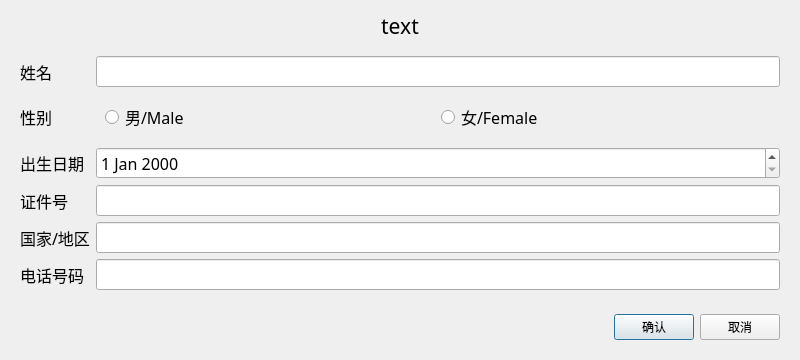
<?xml version="1.0" encoding="UTF-8"?>
<ui version="4.0">
 <class>PsgEditDialog</class>
 <widget class="QDialog" name="PsgEditDialog">
  <property name="geometry">
   <rect>
    <x>0</x>
    <y>0</y>
    <width>800</width>
    <height>300</height>
   </rect>
  </property>
  <property name="font">
   <font>
    <family>黑体</family>
   </font>
  </property>
  <property name="windowTitle">
   <string>Dialog</string>
  </property>
  <layout class="QVBoxLayout" name="verticalLayout">
   <item>
    <widget class="QLabel" name="label_tt">
     <property name="sizePolicy">
      <sizepolicy hsizetype="Minimum" vsizetype="Fixed">
       <horstretch>0</horstretch>
       <verstretch>0</verstretch>
      </sizepolicy>
     </property>
     <property name="font">
      <font>
       <pointsize>16</pointsize>
      </font>
     </property>
     <property name="text">
      <string>text</string>
     </property>
     <property name="alignment">
      <set>Qt::AlignCenter</set>
     </property>
    </widget>
   </item>
   <item>
    <widget class="QWidget" name="widget" native="true">
     <layout class="QGridLayout" name="gridLayout">
      <item row="2" column="1">
       <widget class="QWidget" name="genderWidget" native="true">
        <layout class="QHBoxLayout" name="horizontalLayout">
         <item>
          <widget class="QRadioButton" name="maleRB">
           <property name="font">
            <font>
             <pointsize>12</pointsize>
            </font>
           </property>
           <property name="text">
            <string>男/Male</string>
           </property>
          </widget>
         </item>
         <item>
          <widget class="QRadioButton" name="femaleRB">
           <property name="font">
            <font>
             <pointsize>12</pointsize>
            </font>
           </property>
           <property name="text">
            <string>女/Female</string>
           </property>
          </widget>
         </item>
        </layout>
       </widget>
      </item>
      <item row="1" column="0">
       <widget class="QLabel" name="label_6">
        <property name="font">
         <font>
          <pointsize>12</pointsize>
         </font>
        </property>
        <property name="text">
         <string>姓名</string>
        </property>
       </widget>
      </item>
      <item row="3" column="0">
       <widget class="QLabel" name="label">
        <property name="font">
         <font>
          <pointsize>12</pointsize>
         </font>
        </property>
        <property name="text">
         <string>出生日期</string>
        </property>
       </widget>
      </item>
      <item row="5" column="1">
       <widget class="QLineEdit" name="nationEdit">
        <property name="font">
         <font>
          <pointsize>12</pointsize>
         </font>
        </property>
       </widget>
      </item>
      <item row="1" column="1">
       <widget class="QLineEdit" name="NameEdit">
        <property name="font">
         <font>
          <pointsize>12</pointsize>
         </font>
        </property>
       </widget>
      </item>
      <item row="5" column="0">
       <widget class="QLabel" name="label_3">
        <property name="font">
         <font>
          <pointsize>12</pointsize>
         </font>
        </property>
        <property name="text">
         <string>国家/地区</string>
        </property>
       </widget>
      </item>
      <item row="4" column="0">
       <widget class="QLabel" name="label_2">
        <property name="font">
         <font>
          <pointsize>12</pointsize>
         </font>
        </property>
        <property name="text">
         <string>证件号</string>
        </property>
       </widget>
      </item>
      <item row="4" column="1">
       <widget class="QLineEdit" name="idEdit">
        <property name="font">
         <font>
          <pointsize>12</pointsize>
         </font>
        </property>
       </widget>
      </item>
      <item row="3" column="1">
       <widget class="QDateEdit" name="dateEdit">
        <property name="font">
         <font>
          <pointsize>12</pointsize>
         </font>
        </property>
       </widget>
      </item>
      <item row="7" column="1">
       <widget class="QLineEdit" name="phoneEdit">
        <property name="font">
         <font>
          <pointsize>12</pointsize>
         </font>
        </property>
       </widget>
      </item>
      <item row="2" column="0">
       <widget class="QLabel" name="label_5">
        <property name="font">
         <font>
          <pointsize>12</pointsize>
         </font>
        </property>
        <property name="text">
         <string>性别</string>
        </property>
       </widget>
      </item>
      <item row="7" column="0">
       <widget class="QLabel" name="label_4">
        <property name="font">
         <font>
          <pointsize>12</pointsize>
         </font>
        </property>
        <property name="text">
         <string>电话号码</string>
        </property>
       </widget>
      </item>
     </layout>
     <zorder>label_6</zorder>
     <zorder>NameEdit</zorder>
     <zorder>label_2</zorder>
     <zorder>nationEdit</zorder>
     <zorder>label_3</zorder>
     <zorder>idEdit</zorder>
     <zorder>label</zorder>
     <zorder>dateEdit</zorder>
     <zorder>label_5</zorder>
     <zorder>genderWidget</zorder>
     <zorder>phoneEdit</zorder>
     <zorder>label_4</zorder>
    </widget>
   </item>
   <item>
    <widget class="QWidget" name="widget_3" native="true">
     <layout class="QHBoxLayout" name="horizontalLayout_2">
      <item>
       <spacer name="horizontalSpacer">
        <property name="orientation">
         <enum>Qt::Horizontal</enum>
        </property>
        <property name="sizeHint" stdset="0">
         <size>
          <width>40</width>
          <height>20</height>
         </size>
        </property>
       </spacer>
      </item>
      <item>
       <widget class="QPushButton" name="okBtn">
        <property name="text">
         <string>确认</string>
        </property>
       </widget>
      </item>
      <item>
       <widget class="QPushButton" name="cancelBtn">
        <property name="text">
         <string>取消</string>
        </property>
       </widget>
      </item>
     </layout>
    </widget>
   </item>
  </layout>
 </widget>
 <resources/>
 <connections/>
</ui>
